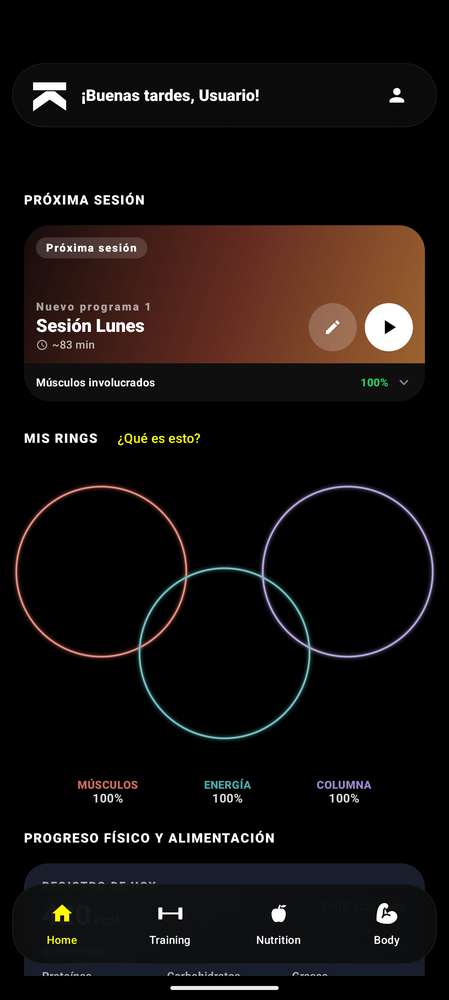
#> input picture artifacts/session-user-test/00-current.png, 449 x 1000 px, shrunk from 1344 x 2992 before the run
$ python qa_crops.py ../../../../artifacts/session-user-test/00-current.png --out-dir out
#> lines starting #> are read from the running program, lines starting #| are printed output that depends on the picture
#!/usr/bin/env python3
"""Recortes de QA (zona baja / placa / torso) para inspectores visuales."""
from __future__ import annotations

import argparse
from pathlib import Path

from PIL import Image


def crops(src: Path, out_dir: Path) -> None:
    im = Image.open(src).convert("RGB")
    w, h = im.size
#> w = 449; h = 1000
    out_dir.mkdir(parents=True, exist_ok=True)
    stem = src.stem
    im.crop((0, int(h * 0.42), w, h)).save(out_dir / f"{stem}_low.png")
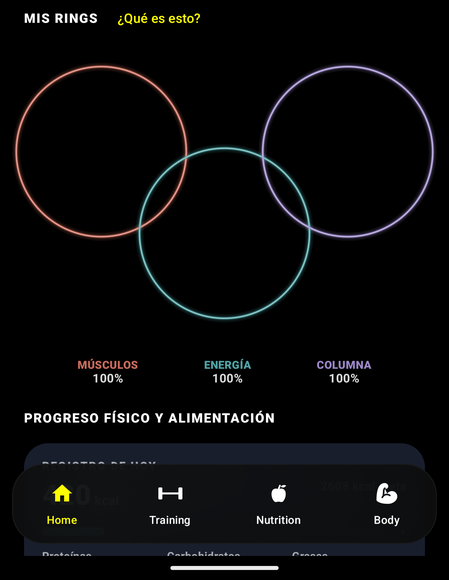
#> saved as 00-current_low.png: PIL image 449x580 RGB; mean R, G, B 10.2, 10.4, 11.1
    im.crop((int(w * 0.02), int(h * 0.48), int(w * 0.90), h)).save(out_dir / f"{stem}_plate.png")
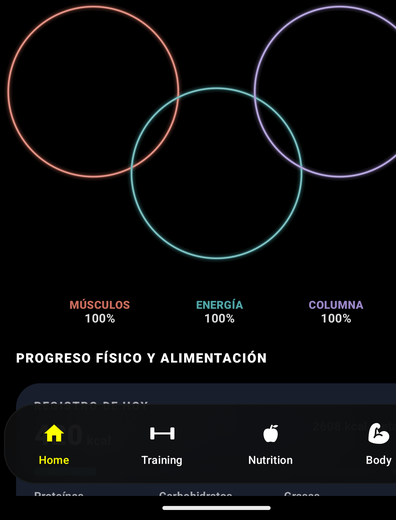
#> saved as 00-current_plate.png: PIL image 396x520 RGB; mean R, G, B 11.5, 11.8, 12.9
    im.crop((int(w * 0.08), 0, int(w * 0.92), int(h * 0.52))).save(out_dir / f"{stem}_up.png")
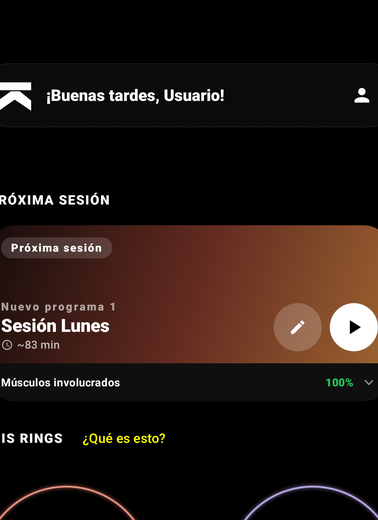
#> saved as 00-current_up.png: PIL image 378x520 RGB; mean R, G, B 35.1, 23.5, 19.1
    print(f"wrote crops in {out_dir}")


def main() -> None:
    p = argparse.ArgumentParser()
    p.add_argument("src")
    p.add_argument("--out-dir", required=True)
    args = p.parse_args()
    crops(Path(args.src), Path(args.out_dir))


if __name__ == "__main__":
    main()

$ run again, on artifacts/session-user-test/03-live.png
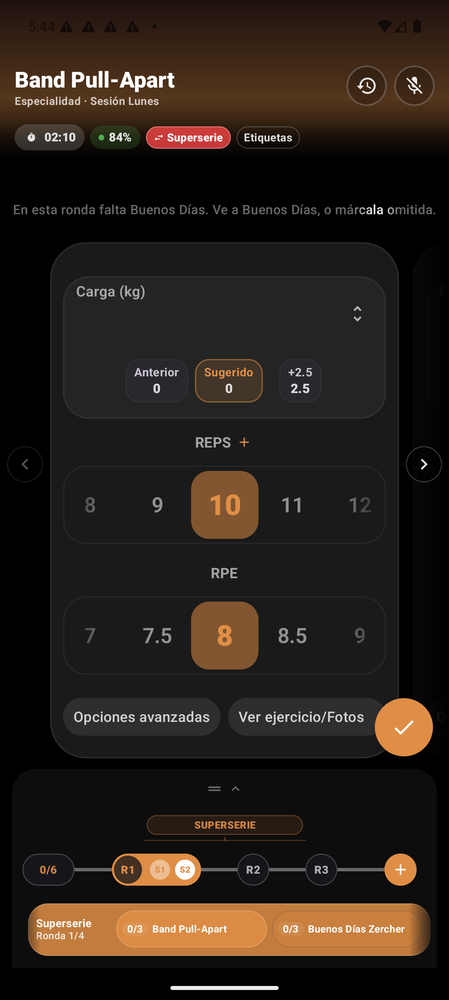
#> input picture artifacts/session-user-test/03-live.png, 449 x 1000 px, shrunk from 1344 x 2992 before the run
#> in crops, `im.crop((int(w * 0.02), int(h * 0.48), int(w * 0.90), h)).save(out_dir..`:
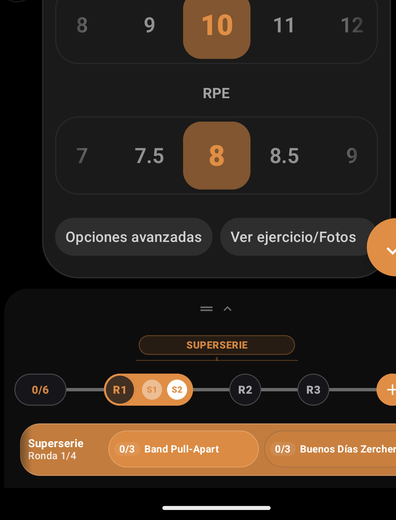
#> saved as 03-live_plate.png: PIL image 396x520 RGB; mean R, G, B 48.1, 38, 29.2
#> in crops, `im.crop((int(w * 0.08), 0, int(w * 0.92), int(h * 0.52))).save(out_dir..`:
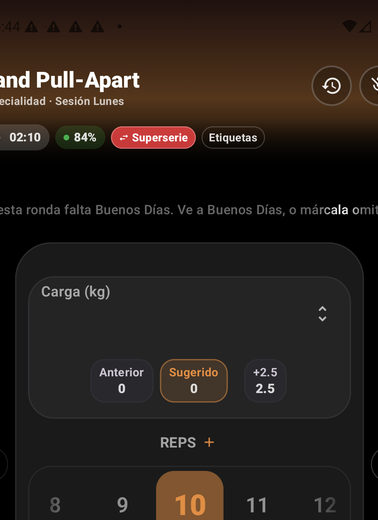
#> saved as 03-live_up.png: PIL image 378x520 RGB; mean R, G, B 38.7, 31.2, 26.4

$ run again, on artifacts/session-user-test/07-opciones.png
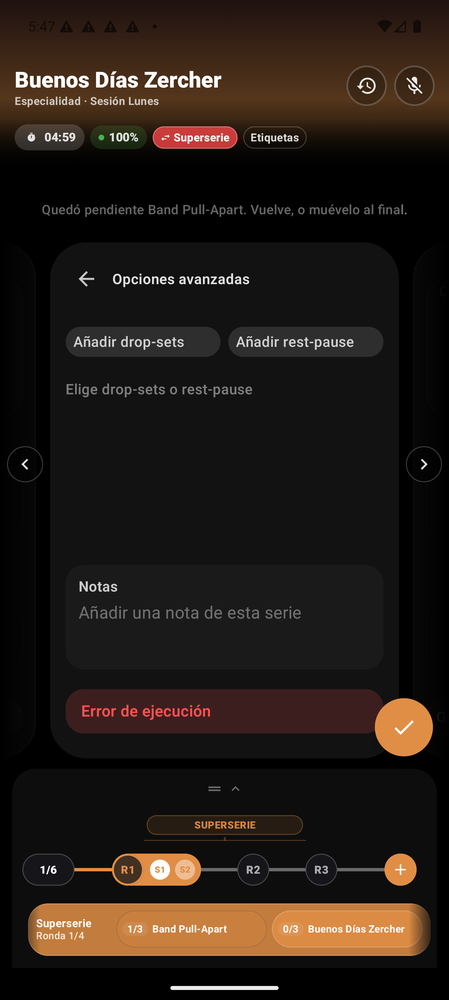
#> input picture artifacts/session-user-test/07-opciones.png, 449 x 1000 px, shrunk from 1344 x 2992 before the run
#> in crops, `im.crop((int(w * 0.02), int(h * 0.48), int(w * 0.90), h)).save(out_dir..`:
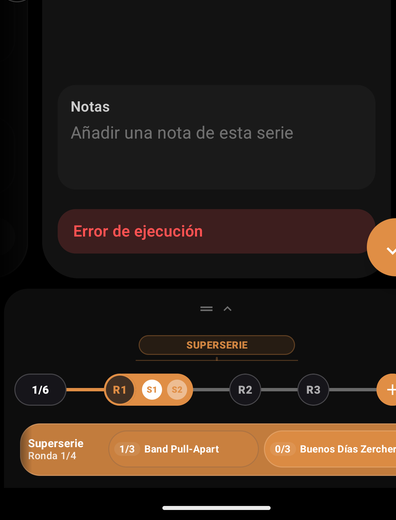
#> saved as 07-opciones_plate.png: PIL image 396x520 RGB; mean R, G, B 42.9, 32.2, 24.9
#> in crops, `im.crop((int(w * 0.08), 0, int(w * 0.92), int(h * 0.52))).save(out_dir..`:
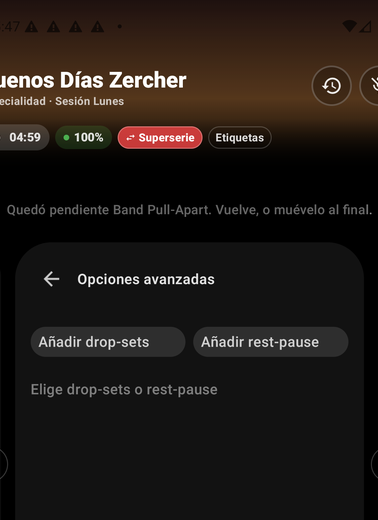
#> saved as 07-opciones_up.png: PIL image 378x520 RGB; mean R, G, B 32, 25.7, 21.7
